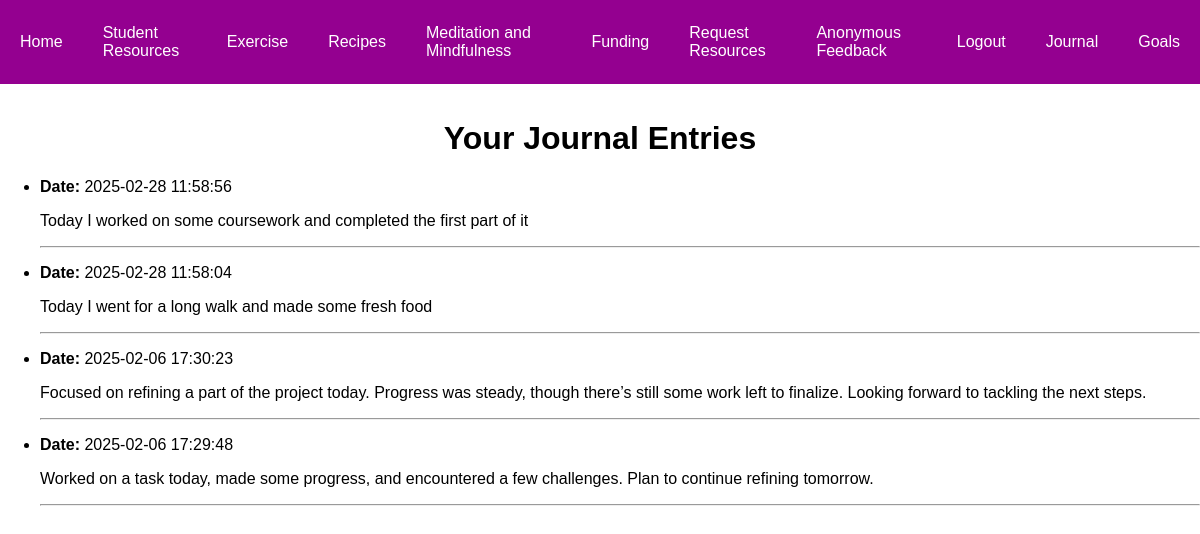
Screenshot of /journal-entries.php (signed in) with the database file from the repository.
### tables this page shows
CREATE TABLE IF NOT EXISTS `private_journal` (
  `journal_id` int NOT NULL AUTO_INCREMENT,
  `user_id` int NOT NULL,
  `journal_entry` text NOT NULL,
  `created_at` timestamp NULL DEFAULT CURRENT_TIMESTAMP,
  PRIMARY KEY (`journal_id`),
  KEY `user_id` (`user_id`)
);

### journal-entries.php (the view, shortened to what this page needs)
<?php
$host = 'localhost';
$dbname = 'fyp';
$username = 'root';
$password = '';
try {
    $pdo = new PDO("mysql:host=$host;dbname=$dbname", $username, $password);
    $pdo->setAttribute(PDO::ATTR_ERRMODE, PDO::ERRMODE_EXCEPTION);
} catch (PDOException $e) {
    die("Connection failed: " . $e->getMessage());
}
$user_id = $_SESSION['user_id'];
$stmt = $pdo->prepare("SELECT journal_entry, created_at FROM private_journal WHERE user_id = ? ORDER BY created_at DESC");
$stmt->execute([$user_id]);
$entries = $stmt->fetchAll();
?>
<!DOCTYPE html>
<html lang="en">
<head>
    <link rel="stylesheet" href="css/styles.css">
</head>
<body>
    <nav>
        <ul>
            <li><a href="index.php">Home</a></li>
            <li><a href="year-resources.php">Student Resources</a></li>
            <li><a href="exercise.php">Exercise</a></li>
            <li><a href="nutrition.php">Recipes</a></li>
            <li><a href="meditation-mindfulness.php">Meditation and Mindfulness</a></li>
            <li><a href="funding.php">Funding</a></li>
            <li><a href="questionnaire.php">Request Resources</a></li>
            <li><a href="anonymous-feedback.php">Anonymous Feedback</a></li>
            <?php if (isset($_SESSION['user_id'])): ?>
                <li><a href="logout.php">Logout</a></li>
                <li><a href="journal.php">Journal</a></li>
                <li><a href="goals.php">Goals</a></li>
            <?php else: ?>
                <li><a href="login.php">Login</a></li>
            <?php endif; ?>
        </ul>
    </nav>
    <h1 class="journal-header">Your Journal Entries</h1>
    <?php if ($entries): ?>
        <ul>
            <?php foreach ($entries as $entry): ?>
                <li>
                    <p><strong>Date:</strong> <?= htmlspecialchars($entry['created_at']) ?></p>
                    <p><?= nl2br(htmlspecialchars($entry['journal_entry'])) ?></p>
                    <hr>
                </li>
            <?php endforeach; ?>
        </ul>
    <?php else: ?>
        <div class="no-entries">
            <p>No entries found. <a href="journal-add.php">Add a new entry</a>.</p>
        </div>
    <?php endif; ?>
</body>
</html>

### css/styles.css (style rules this page uses)
body { font-family: Arial, sans-serif; margin: 0; padding: 0; box-sizing: border-box; }
nav { background-color: #940090; display: flex; justify-content: center; align-items: center; padding: 10px 0; position: fixed; top: 0; width: 100%; z-index: 1000; }
nav ul { list-style-type: none; margin: 0; padding: 0; display: flex; }
nav ul li { display: flex; align-items: center; }
nav ul li a { color: #fff; padding: 14px 20px; text-decoration: none; display: block; font-size: 16px; transition: background-color 0.3s ease; }
.journal-header { font-size: 2rem; text-align: center; margin-top: 120px; }

### rows the page displays
private_journal: created_at "2025-02-28 11:58:56", journal_entry "Today I worked on some coursework and completed the first part of it"
private_journal: created_at "2025-02-28 11:58:04", journal_entry "Today I went for a long walk and made some fresh food"
private_journal: created_at "2025-02-06 17:30:23", journal_entry "Focused on refining a part of the project today. Progress was steady, though there’s still some work left to finalize. Looking forward to tackling the next steps."
private_journal: created_at "2025-02-06 17:29:48", journal_entry "Worked on a task today, made some progress, and encountered a few challenges. Plan to continue refining tomorrow."
